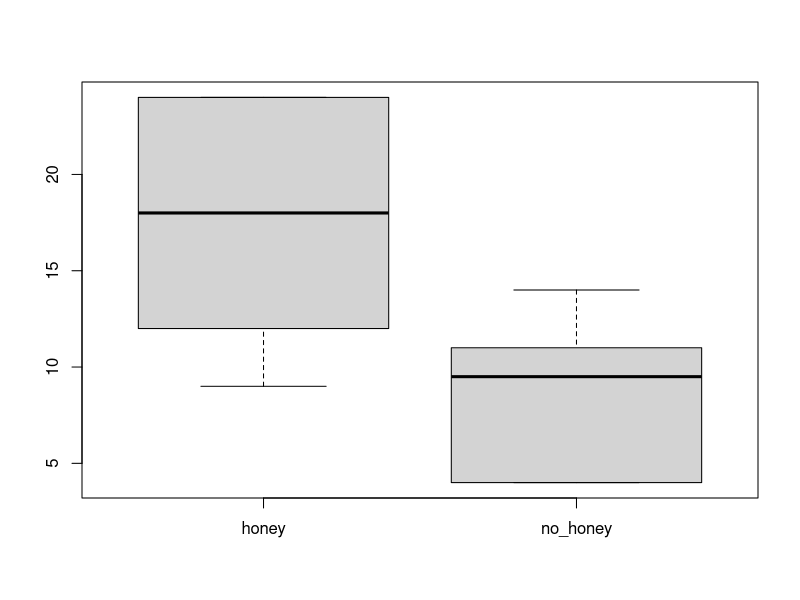
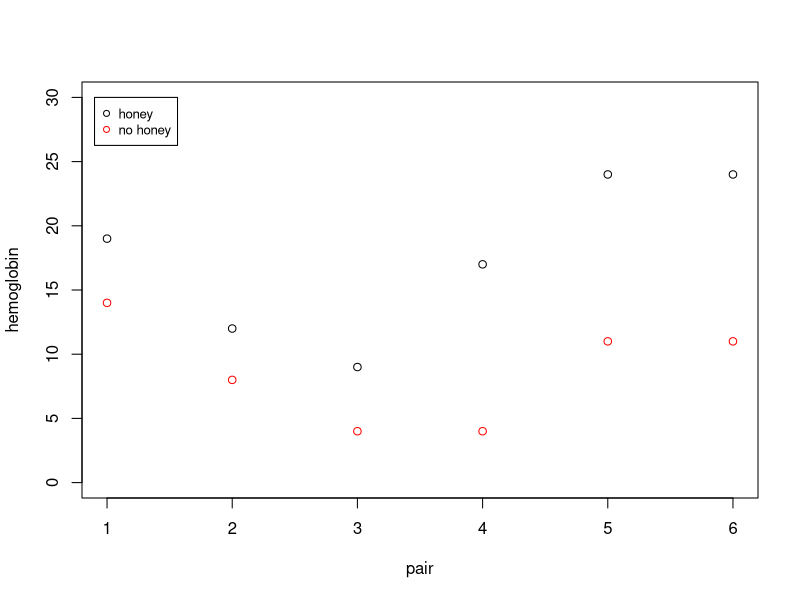
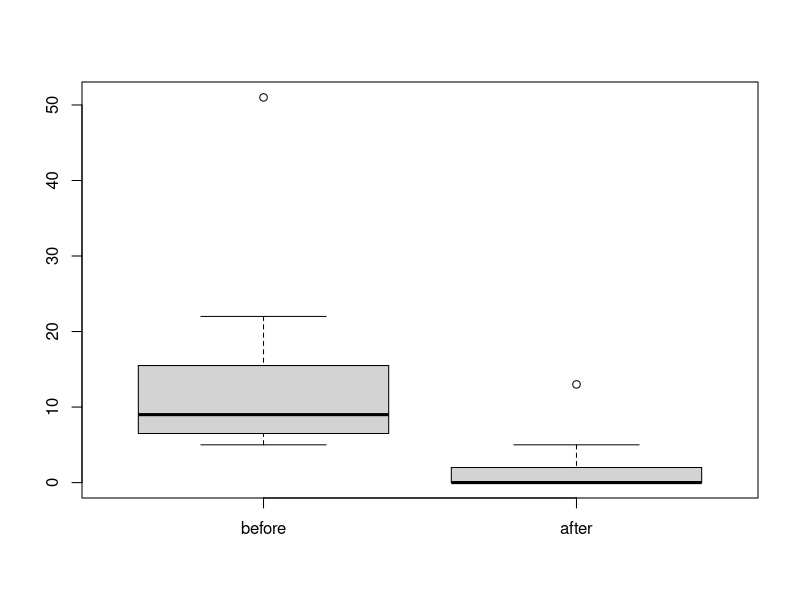
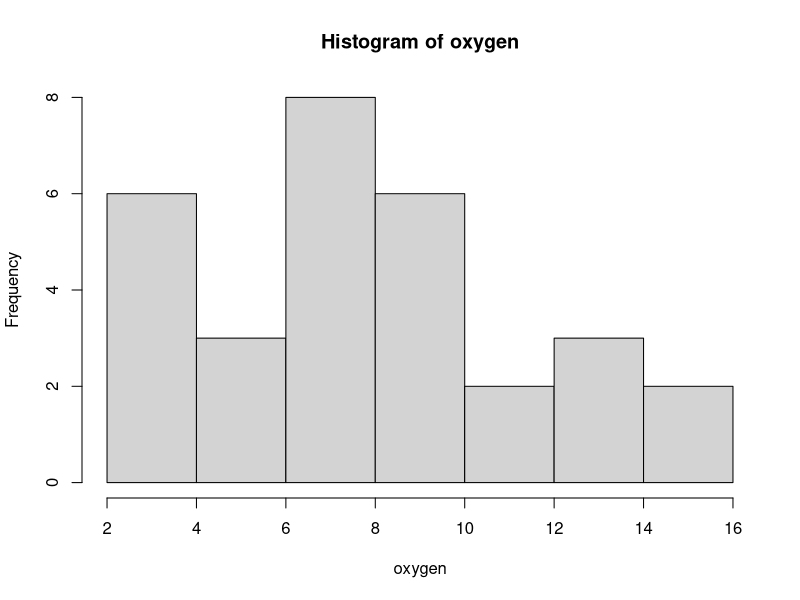
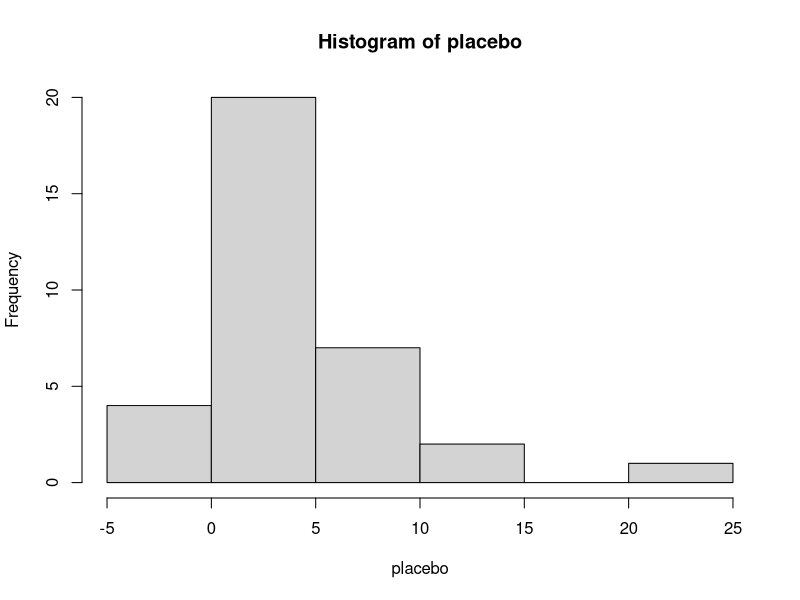
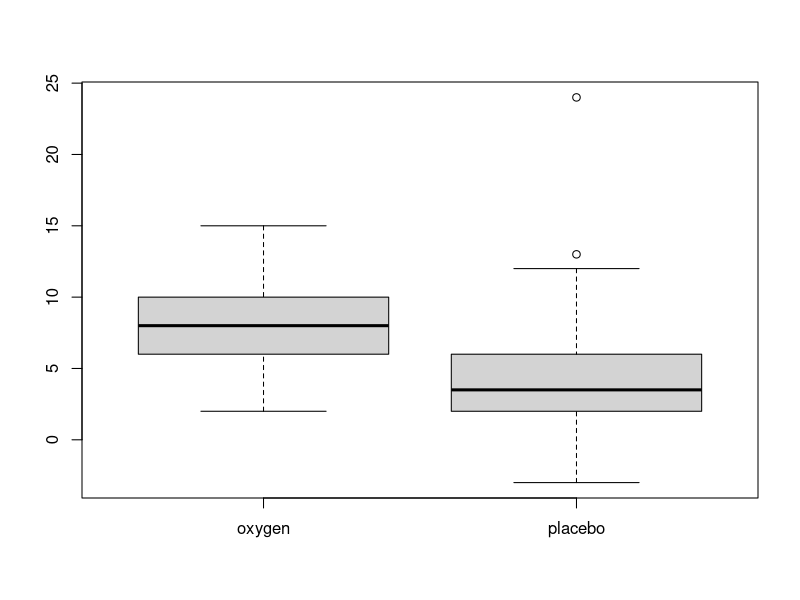
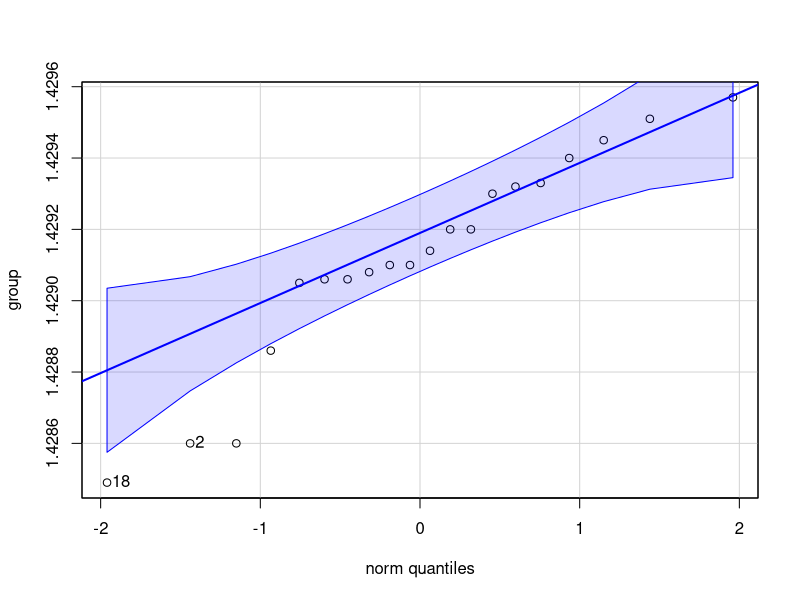
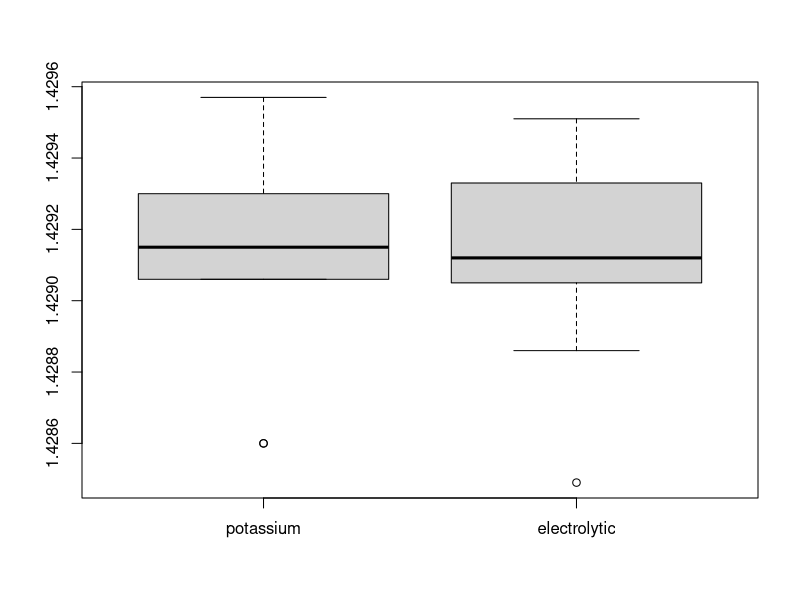

Write the R code that produced these figures, in order.
## ---- chunk 1
knitr::opts_chunk$set(echo = FALSE)
## ---- chunk 2
## upload data
honey <- c(19,12,9,17,24,24)
no_honey <- c(14,8,4,4,11,11)
pair <- c(1:6)
group <- cbind(honey, no_honey)

## visualize data

# check distribution
#hist(honey)
#hist(no_honey)

# check outliers
boxplot(group)

plot(honey, ylim = c(0,30), xlab = "pair", ylab = "hemoglobin")
points(no_honey, col = "red")
legend(.9,30, legend = c("honey", "no honey"),
       col = c("black", "red"), pch = 1, cex = .8)


## run paired t-test
t.test(honey, no_honey, paired = T)

# p-value = 0.005218
# CI does not fall between 0 (4.028033 - 13.638633)

# conclusion, there is a difference in hemoglobin levels between honey and no honey drinkers


## check variances
# H0: variance of groups are equal
# p < 0.05 --> accept null 
var.test(honey, no_honey) # p-value = 0.3883

# Variances of honey and honey are unequal 

## ---- chunk 3
## upload data
before <- c(6,9,17,22,7,5,5,14,9,7,9,51)
after <- c(5,2,0,0,2,1,0,0,0,0,13,0)
dif <- c(1,7,17,22,5,4,5,14,9,7,-4,51)
patient <- c(1:12)

patients <- cbind(before, after)

## visualize data

# check distribution
#hist(before)
#hist(after)

# check outliers
boxplot(patients)

t.test(before, after, paired = T)
# p-value = 0.01763
# 2.423084 - 20.576916
## ---- chunk 4
## upload data
oxygen <- c(10,15,6,10,11,4,10,15,11,5,3,8,8,3,13,14,7,8,8,2,10,9,8,9,8,13,6,2,7,3)

placebo <- c(5,6,4,3,3,2,3,6,0,3,3,3,13,4,5,6,4,4,2,-3,1,6,6,8,0,7,0,3,2,2,12,24,5,3)

gel <- cbind(oxygen, placebo)

## visualize data

# check distribution
hist(oxygen)
hist(placebo)

# check outliers
boxplot(gel)

## paired t-test

t.test(oxygen, placebo)
# p-value = 0.0009321
# 95 CI = 1.548450 - 5.733903
# mu_oxygen = 8.20
# mu_placebo = 4.56


## test variance

var.test(oxygen, placebo)
# p-value = 0.2261
# 95 CI =  0.3146534 - 1.3247171
# variances are equal

t.test(oxygen, placebo, var.eq = T)
# p-value = 0.001077
# 95 CI = 1.519477 - 5.762876
## ---- chunk 5

## upload data
potassium <- c(1.42920, 1.42860, 1.42906, 1.42957, 1.42910, 1.42930, 1.42945)

electrolytic <- c(1.42932, 1.42908, 1.42910, 1.42951, 1.42933, 1.42905, 1.42914, 1.42849, 1.4294, 1.42886)

group <- cbind(potassium, electrolytic)
## visualize data

# check distribution
library(car)
qqPlot(group)

# check outliers
boxplot(group)

# compute wilcoxon signed rank test
wilcox.test(potassium, electrolytic)
# W = 39.5
# p-value = 0.6961

## ---- chunk 6
## upload data
chemical <- c(2.30143, 2.29890, 2.29816, 2.30182, 2.29869, 2.29940, 2.29849, 2.29889)

air <- c(2.31026, 2.31017, 2.30986, 2.31003, 2.31007, 2.31024, 2.31010, 2.31028)

group <- cbind(chemical, air)

## visualize data

# check distribution
library(car)
qqPlot(group)

# check outliers
boxplot(group)

## test variance

var.test(chemical, air)
# p-value = 4.234e-06
# 95 CI =  18.98847 473.74564
# variances are NOT equal

t.test(chemical, air, var.eq = F)
# p-value = 8.594e-08
# 95 CI = -0.01180801 -0.00949949
# mu_chemical = 2.29
# mu_air = 2.31
## ---- chunk 7
## upload data
music <- c(35, 36.8, 40.2, 46.6, 50.4, 64.2, 83, 87.6, 89.2)
no_music <- c(28.2, 28.6, 33, 34.8, 45.4, 50.8, 52.6, 66.4, 67.8)

group <- cbind(music, no_music)

## visualize data

# check distribution
library(car)
qqPlot(music)
qqPlot(no_music)

# check outliers
boxplot(group)

## test variance

var.test(music, no_music)
# p-value = 0.3048
# 95 CI =  0.4809515 - 9.4525212
# variances are equal

t.test(music, no_music, var.eq = T)
# p-value = 0.1417
# 95 CI = -5.175961 33.042627
# mu_music = 59.22222
# mu_nomusic = 45.28889
## ---- chunk 8
## upload data

males <- c(40, 76, 89, 106, 120, 130, 150, 155, 382)
females <- c(66,69, 94, 103, 117, 391)

group <- cbind(males, females)

## visualize data

# check distribution
library(car)
qqPlot(group)

# check outliers
boxplot(group)

wilcox.test(males, females)
# p-value = 0.5287
# W = 33
## ---- chunk 9
## upload data

# generate populations
high <- rnorm(200, 20.6, 6)
low <- rnorm(47,48.1, 14.2)

plot(high, ylim = c(0,100))
points(low, col = "red")
legend(150, 100, legend = c("high","low"),
       col = c("black", "red"), pch = 1, cex = .8)

# run two-sample t-test

t.test(high, low)
# p-value < 2.2e-16
# -33.69829 - -25.68222
# high mean = 20.98665
# low mean = 50.67690

## ---- chunk 10
## upload data

# generate populations
temp <- rnorm(200, 25.9, 8)
control <- rnorm(200, 17.6, 6)

plot(temp, ylim = c(0,60))
points(control, col = "red")
legend(1, 60, legend = c("temp","control"),
       col = c("black", "red"), pch = 1, cex = .4)

# run two-sample t-test

t.test(temp, control)
# p-value < 2.2e-16
# 95 CI: 6.466135 - 9.220216
# temp mean =  25.49730
# control mean = 17.65413 


## ---- chunk 11

library(coin)

## upload data
honey <- c(19,12,9,17,24,24)
no_honey <- c(14,8,4,4,11,11)

## run permuation test

d <- honey - no_honey # difference between honey and no honey
n <- length(d) # create vector of length of d

d.perm <- matrix(abs(d), n, 1000) # create empty matrix
d.perm <- d.perm*sign(runif(1000*n) - .5) # fill in matrix
d.bar <- apply(d.perm, 2, mean) 
hist(d.bar, freq = F, main = "permutation histogram")
abline(v = mean(d), col = "red")

mean(abs(d.bar) > abs(mean(d)))

## construct bootstrap confidence intervals for the difference of population means

d <- honey - no_honey # difference between honey and no honey
boot.smpl <- matrix(d, length(d), 1000) # create matrix
boot.smpl <- apply(boot.smpl, 2, sample, r = T) # replace = true
boot.md <- apply(boot.smpl, 2, median)

var(boot.md) # 11.19549

quantile(boot.md, c(.25, .975)) # create 95% CI 
# CI: 5 - 13

hist(boot.md, freq = F, main = "bootstrap histogram") # histogram of bootstrap estimates
abline(v = c(5, 13), col = "red")


## ---- chunk 12

## upload data
oxygen <- c(10,15,6,10,11,4,10,15,11,5,3,8,8,3,13,14,7,8,8,2,10,9,8,9,8,13,6,2,7,3)

placebo <- c(5,6,4,3,3,2,3,6,0,3,3,3,13,4,5,6,4,4,2,-3,1,6,6,8,0,7,0,3,2,2,12,24,5,3)

## run permuation test

d <- oxygen - placebo # difference between oxygen and placebo
n <- length(d) # create vector of length of d

d.perm <- matrix(abs(d), n, 1000) # create empty matrix
d.perm <- d.perm*sign(runif(1000*n) - .5) # fill in matrix
d.bar <- apply(d.perm, 2, mean) 
hist(d.bar, freq = F, main = "permutation histogram")
abline(v = mean(d), col = "red")

mean(abs(d.bar) > abs(mean(d)))

## construct bootstrap confidence intervals for the difference of population means

d <- oxygen - placebo # difference between oxygen and placebo
boot.smpl <- matrix(d, length(d), 1000) # create matrix
boot.smpl <- apply(boot.smpl, 2, sample, r = T) # replace = true
boot.md <- apply(boot.smpl, 2, median)

var(boot.md) # 1.392837

quantile(boot.md, c(.25, .975)) # create 95% CI 
# CI: 3.5 - 6

hist(boot.md, freq = F, main = "bootstrap histogram") # histogram of bootstrap estimates
abline(v = c(4, 6), col = "red")



## ---- chunk 13
# gaussian distribution
n <- 10
nsim <- 1000
d <- seq(0,2, len = 10)

pt <- pw <- matrix(NA, 10, nsim)
for(j in 1:10) {
  for(i in 1:nsim) {
    y <- rnorm(n, mean = d[j], sd = 1)
    pt[j,i] <- t.test(y)$p.value
    pw[j,i] <- wilcox.test(y)$p.value
  }
}

powert <- apply(pt<.05,1,mean)
powerw <- apply(pw<.05,1,mean)

print(rbind(powert, powerw))

plot(d, powert, type = "b", pch = "t", xlab = "d", ylab = "power", main = "power comparison w/ gaussian")
points(d, powerw, type = "b", pch = "w", col = "red")
legend(0, .9, legend = c("t-test", "wilcoxon"), 
       col = c("black", "red"), lty = 1:1, cex = .8)



# n <- 10
# nsim <- 500
# d <- seq(0,2, len = 10)
# 
# pt <- pw <- matrix(NA, 10, nsim)
# for(j in 1:10) {
#   for(i in 1:nsim) {
#     y <- rpois(n, lambda = d[j])
#     pt[j,i] <- t.test(y)$p.value
#     pw[j,i] <- wilcox.test(y)$p.value
#   }
# }
# 
# ?rpois
# powert <- apply(pt<.05,1,mean)
# powerw <- apply(pw<.05,1,mean)
# 
# print(rbind(powert, powerw))
# 
# plot(d, powert, type = "b", pch = "t", xlab = "d", ylab = "power", main = "power comparison w/ poisson")
# points(d, powerw, type = "b", pch = "w", col = "red")
# legend(0, .9, legend = c("t-test", "wilcoxon"), 
#        col = c("black", "red"), lty = 1:1, cex = .8)
## ---- chunk 14

## upload data

# 19/160 white defendents death penalty
# 17/166 black defendants death penalty

# compare two proportions

x = c(19,17) # x = vector of counts as success
n = c(160, 166) # n = vector of count trials
alternative = "two.sided"
# alternative = character string specifying the alternative hypothesis, could also put one.sided
conf.level = 0.95 # confidence level

## R function for Z test
prop.test(x = x,  # success
          n = n,  # number of trials
          alternative = alternative, 
          conf.level = conf.level)


# X-squared = 0.086343 which is the Pearson's chi-squared test statisitic
# p-value = 0.7689
# prop 1 (white) estimate = 0.1187500
# prop 2 (black) estimate = 0.1024096

## ---- chunk 15
# write a function for goodness of fit tests with category probabilities


## for tomato example

x = c(926, 288, 293, 104) # vector of tomato phenotypes
chisq.test(x = x,
           p = c(9,3,3,1)/16)
# p-value = 0.6895
# X-squared = 1.4687

## for birth hour example
length(x)
x = c(52,73,89,88,68,47,58,47,48,53,47,34,21,31,40,24,37,31,47,34,36,44,78,59) # vector of birth hours
chisq.test(x = x,
           p = rep(1,24)/24)
# p-value = < 2.2e-16
# X-squared = 162.78



## ---- chunk 16
## upload data

ma <- matrix(c(479, 173, 119, 214,47,15,172,45,85),3,3 )


## visualize data

liberal <- c(479, 173, 119)
conservative <- c(214,47,15)
other <- c(172,45,85)

group <- c(liberal, conservative, other)

names(group) <- c("liberal", "conservative", "other")


plot(liberal, ylim = c(0, 500), main = "marijuana usage by political party", ylab = "# of uses", col = "blue")
points(conservative, col = "red")
points(other, col = "green")
legend(2.5,500, legend = c("liberal", "conservative", "other"),
       col = c("blue", "red", "green"), pch = 1, cex = .8)


# check distribution
hist(ma)


## chi square test

chisq.test(ma)
# p-value = 3.043e-13
# X-squared = 64.654


# p < 0.05, can reject null hypothesis 
## ---- chunk 17
## upload data

freq <- c(26,51,47,16,10)


success <- 51+47+16+10 # defined for number of defective 1,2,3,4
failure <- 26 # defined for number of defective = 0
total <- success + failure # 150 total

# conduct binomial test with probability of success equal to 3/4
binom.test(c(success, total), p = 3/4)





## ---- chunk 18

## upload data

x <- matrix(c(4,40,21,74,29,59,15,26,12,46),2,5)

# run chi square test
chisq.test(x)
# p-value = 0.01182
# X-squared = 12.892
